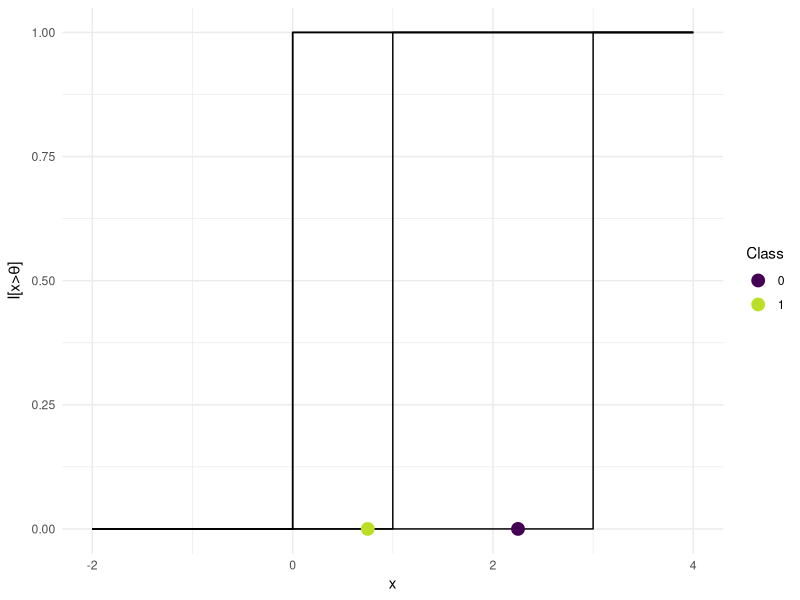

Reproduce this figure in R.

library(knitr)
library(ggplot2)
library(viridis)

theme_set(theme_minimal())


b <- data.frame(x = c(0.75, 2.25), y = c(0, 0), class = c("1", "0"))

d1 <- data.frame(x = c(-2, 0, 4), y = c(0, 1, 1))
d2 <- data.frame(x = c(-2, 1, 4), y = c(0, 1, 1))
d3 <- data.frame(x = c(-2, 3, 4), y = c(0, 1, 1))

p <- ggplot() +
  geom_step(data = d1, mapping = aes(x = x, y = y)) +
  geom_step(data = d1, mapping = aes(x = x, y = y)) +
  geom_step(data = d2, mapping = aes(x = x, y = y)) +
  geom_step(data = d3, mapping = aes(x = x, y = y)) +
  geom_point(data = b, mapping = aes(x = x, y = y, color = factor(class)), size =4) + xlab("x") + ylab(expression(paste("I[x>", theta, "]"))) +
  labs(color="Class") +
  scale_color_viridis(discrete = TRUE, end = 0.9)

ggsave("../figure/vc_example.png", plot=p, width=7, height=2)
